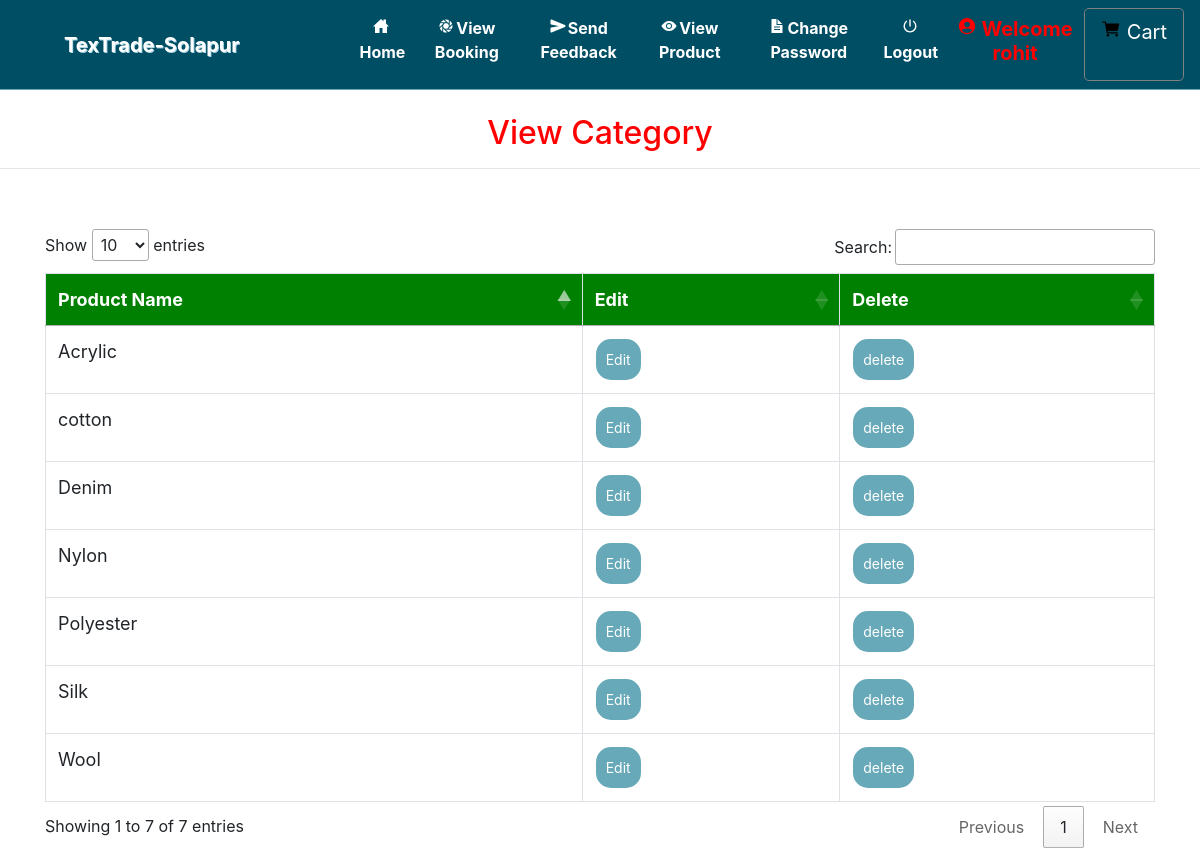
/view_categary/ (signed in), run on the app's committed database.
### grocery/models.py (models this page shows, shortened)
class Category(models.Model):
    name = models.CharField(max_length=30, null=True)

### grocery/views.py (the view)
# urls.py: path('view_categary/', View_Categary, name='view_categary'),
def View_Categary(request):
    if not request.user.is_authenticated:
        return redirect('login_admin')
    pro = Category.objects.all()
    d = {'pro': pro}
    return render(request,'view_category.html', d)

### grocery/templates/view_category.html (shortened to what this page needs)
{% extends 'navigation.html' %}
{% block body %}
<center><h2 style="color:red;margin-top:2%">View Category</h2></center><hr>
<div class="container" style="margin-top:5%">
<table class="table table-bordered" id="myTable">
  <thead>
  <tr>
    <th>Product Name</th>
	 <th>Edit</th>
    <th>Delete</th>
  </tr>
  </thead>
   <tbody>
    {% for i in pro %}
  <tr>
    <td>{{i.name}}</td>
	 <td><a href="{% url 'edit_category' i.id %}" ><button class="button button1 btn-success">Edit</button></a></td>
    <td><a href="{% url 'delete_category' i.id %}" onclick="return confirm('Are you sure?')"><button class="button button1">delete</button></a></td>
  </tr>
    {% endfor %}
    </tbody>
</table>
 </div>
{% endblock %}

### grocery/templates/navigation.html (style rules this page uses)
* { box-sizing: border-box; }
#myTable { border-collapse: collapse; width: 100%; border: 1px solid #ddd; font-size: 18px; }
#myTable th { text-align: left; padding: 12px; background-color: green; color: white; }
#myTable td { text-align: left; padding: 12px; background-color: white; }
#myTable tr { border-bottom: 1px solid #ddd; }
.button { background-color: #67A9B8; border: none; color: white; padding: 10px; text-align: center; text-decoration: none; display: inline-block; font-size: 14px; margin: 1px 1px; cursor: pointer; }
.button1 { border-radius: 15px; }

### data on the page
Category: name "cotton"
Category: name "Silk"
Category: name "Polyester"
Category: name "Wool"
Category: name "Nylon"
Category: name "Acrylic"
Category: name "Denim"
